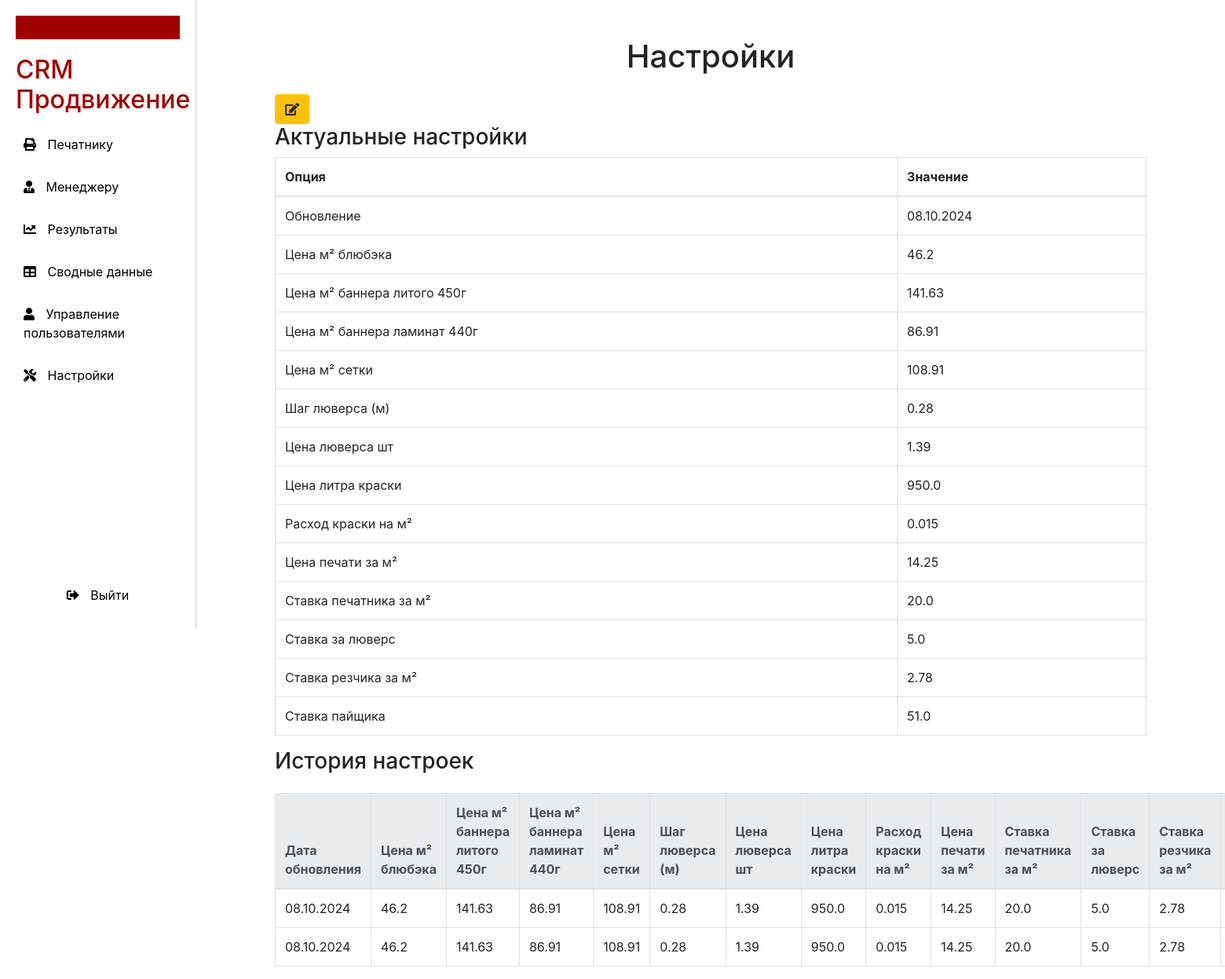
The app's page /settings (signed in) with its own data.
### models.py (models this page shows)
class Settings(Base):
    __tablename__ = 'settings'
    id = Column(Integer, primary_key=True)
    updated_at = Column(Date, nullable=False)
    blueback_price_m2 = Column(Float)  # Цена м² блюбэка
    banner_molded_price_m2 = Column(Float)  # Цена м² баннера литого 450г
    banner_laminated_price_m2 = Column(Float)  # Цена м² баннера ламинат 440г
    mesh_price_m2 = Column(Float)  # Цена м² сетки
    eyelet_step = Column(Float)  # Шаг люверса (м)
    eyelet_price = Column(Float)  # Цена люверсач
    paint_price_liter = Column(Float)  # Цена литра краски
    paint_consumption_m2 = Column(Float)  # Расход краски на м²
    print_price_m2 = Column(Float)  # Цена печати за м²
    printer_rate_m2 = Column(Float)  # Ставка печатника за м²
    eyelet_rate = Column(Float)  # Ставка за люверс
    cutter_rate_m2 = Column(Float)  # Ставка резчика за м²
    payer_rate = Column(Float)  # Ставка пайщика

### main.py (the view)
@app.get("/settings", response_class=HTMLResponse)
async def read_settings(request: Request, current_user: User = Depends(get_current_user),
                        db: Session = Depends(get_db)):
    check_role_access(current_user, {Role.superuser, Role.admin})
    settings = db.query(Settings).order_by(Settings.id.desc()).all()
    if not settings:
        default_settings = Settings(
            updated_at=date.today(),  # Используем текущую дату
            blueback_price_m2=46.20,
            banner_molded_price_m2=141.63,
            banner_laminated_price_m2=86.91,
            mesh_price_m2=108.91,
            eyelet_step=0.28,
            eyelet_price=1.39,
            paint_price_liter=950,
            paint_consumption_m2=0.015,
            print_price_m2=14.25,
            printer_rate_m2=20,
            eyelet_rate=5,
            cutter_rate_m2=2.78,
            payer_rate=50,
        )
        db.add(default_settings)
        db.commit()
    settings = db.query(Settings).order_by(Settings.id.desc()).all()
    actual_settings = settings[0] if settings else None
    return templates.TemplateResponse("settings.html",
                                      {"request": request,
                                       "user": current_user,
                                       "role": current_user.role.value,
                                       "settings": settings,
                                       "actual_settings": actual_settings
                                       })

### templates/settings.html (shortened to what this page needs)
{% extends "layout.html" %}
{% block settings %}
<div class="container mt-5">
    <h1 class="text-center">Настройки</h1>
    <button class="btn btn-warning mt-3" data-toggle="modal" data-target="#editSettingsModal">
        <i class="fas fa-edit"></i>
    </button>
    <h3>Актуальные настройки</h3>
    <table class="table table-bordered">
        <thead>
        <tr>
            <th>Опция</th>
            <th>Значение</th>
        </tr>
        </thead>
        <tbody>
        <tr>
            <td>Обновление</td>
            <td>
    {% if actual_settings.updated_at %}
        {{ actual_settings.updated_at.strftime("%d.%m.%Y") }}
    {% else %}
        Нет данных
    {% endif %}
</td>
        </tr>
        <tr>
            <td>Цена м² блюбэка</td>
            <td>{{ actual_settings.blueback_price_m2 }}</td>
        </tr>
        <tr>
            <td>Цена м² баннера литого 450г</td>
            <td>{{ actual_settings.banner_molded_price_m2 }}</td>
        </tr>
        <tr>
            <td>Цена м² баннера ламинат 440г</td>
            <td>{{ actual_settings.banner_laminated_price_m2 }}</td>
        </tr>
        <tr>
            <td>Цена м² сетки</td>
            <td>{{ actual_settings.mesh_price_m2 }}</td>
        </tr>
        <tr>
            <td>Шаг люверса (м)</td>
            <td>{{ actual_settings.eyelet_step }}</td>
        </tr>
        <tr>
            <td>Цена люверса шт</td>
            <td>{{ actual_settings.eyelet_price }}</td>
        </tr>
        <tr>
            <td>Цена литра краски</td>
            <td>{{ actual_settings.paint_price_liter }}</td>
        </tr>
        <tr>
            <td>Расход краски на м²</td>
            <td>{{ actual_settings.paint_consumption_m2 }}</td>
        </tr>
        <tr>
            <td>Цена печати за м²</td>
            <td>{{ actual_settings.print_price_m2 }}</td>
        </tr>
        <tr>
            <td>Ставка печатника за м²</td>
            <td>{{ actual_settings.printer_rate_m2 }}</td>
        </tr>
        <tr>
            <td>Ставка за люверс</td>
            <td>{{ actual_settings.eyelet_rate }}</td>
        </tr>
        <tr>
            <td>Ставка резчика за м²</td>
            <td>{{ actual_settings.cutter_rate_m2 }}</td>
        </tr>
        <tr>
            <td>Ставка пайщика</td>
            <td>{{ actual_settings.payer_rate }}</td>
        </tr>
        </tbody>
    </table>
    <h3>История настроек</h3>
    <table class="table table-bordered mt-4">
        <thead class="thead-light">
        <tr>
            <th>Дата обновления</th>
            <th>Цена м² блюбэка</th>
            <th>Цена м² баннера литого 450г</th>
            <th>Цена м² баннера ламинат 440г</th>
            <th>Цена м² сетки</th>
            <th>Шаг люверса (м)</th>
            <th>Цена люверса шт</th>
            <th>Цена литра краски</th>
            <th>Расход краски на м²</th>
            <th>Цена печати за м²</th>
            <th>Ставка печатника за м²</th>
            <th>Ставка за люверс</th>
            <th>Ставка резчика за м²</th>
            <th>Ставка пайщика</th>
        </tr>
        </thead>
        <tbody>
        {% for setting in settings %}
        <tr>
            <td>{{ setting.updated_at.strftime("%d.%m.%Y") }}</td>
            <td>{{ setting.blueback_price_m2 }}</td>
            <td>{{ setting.banner_molded_price_m2 }}</td>
            <td>{{ setting.banner_laminated_price_m2 }}</td>
            <td>{{ setting.mesh_price_m2 }}</td>
            <td>{{ setting.eyelet_step }}</td>
            <td>{{ setting.eyelet_price }}</td>
            <td>{{ setting.paint_price_liter }}</td>
            <td>{{ setting.paint_consumption_m2 }}</td>
            <td>{{ setting.print_price_m2 }}</td>
            <td>{{ setting.printer_rate_m2 }}</td>
            <td>{{ setting.eyelet_rate }}</td>
            <td>{{ setting.cutter_rate_m2 }}</td>
            <td>{{ setting.payer_rate }}</td>
        </tr>
        {% endfor %}
        </tbody>
    </table>
</div>
{% endblock %}

### templates/layout.html (style rules this page uses)
body { display: flex; min-height: 100vh; margin: 0; }

### records on screen
Settings: updated_at "08.10.2024", blueback_price_m2 "46.2", banner_molded_price_m2 "141.63", banner_laminated_price_m2 "86.91", mesh_price_m2 "108.91", eyelet_step "0.28", eyelet_price "1.39", paint_price_liter "950.0", paint_consumption_m2 "0.015", print_price_m2 "14.25", printer_rate_m2 "20.0", eyelet_rate "5.0", cutter_rate_m2 "2.78", payer_rate "51.0"
Settings: updated_at "08.10.2024", blueback_price_m2 "46.2", banner_molded_price_m2 "141.63", banner_laminated_price_m2 "86.91", mesh_price_m2 "108.91", eyelet_step "0.28", eyelet_price "1.39", paint_price_liter "950.0", paint_consumption_m2 "0.015", print_price_m2 "14.25", printer_rate_m2 "20.0", eyelet_rate "5.0", cutter_rate_m2 "2.78"
